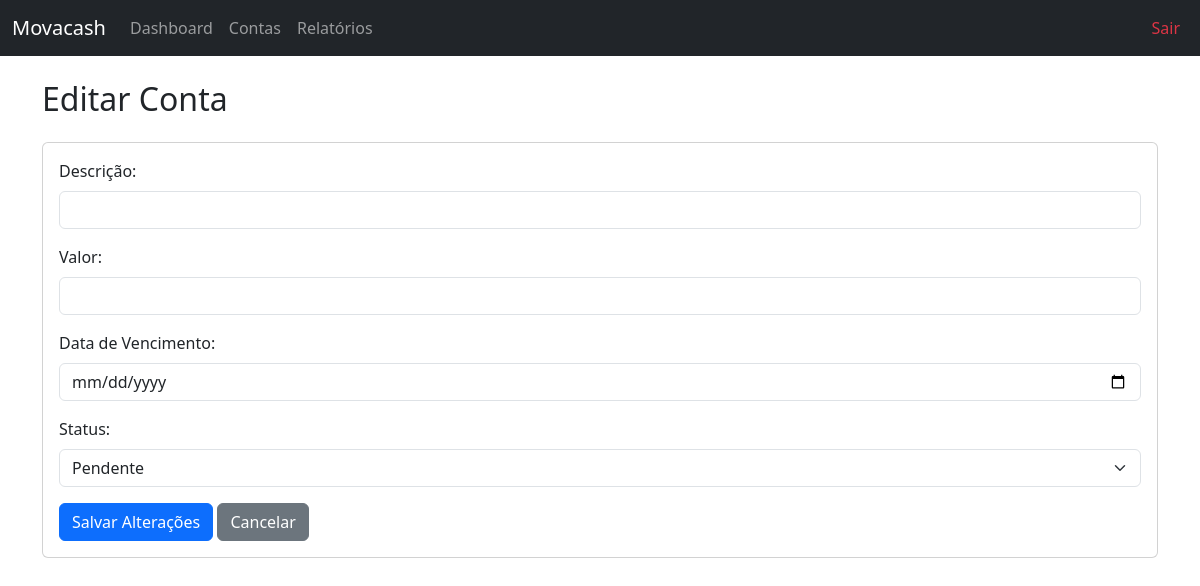
/editar-conta/2 (signed in), run on an earlier commit of the app's database.
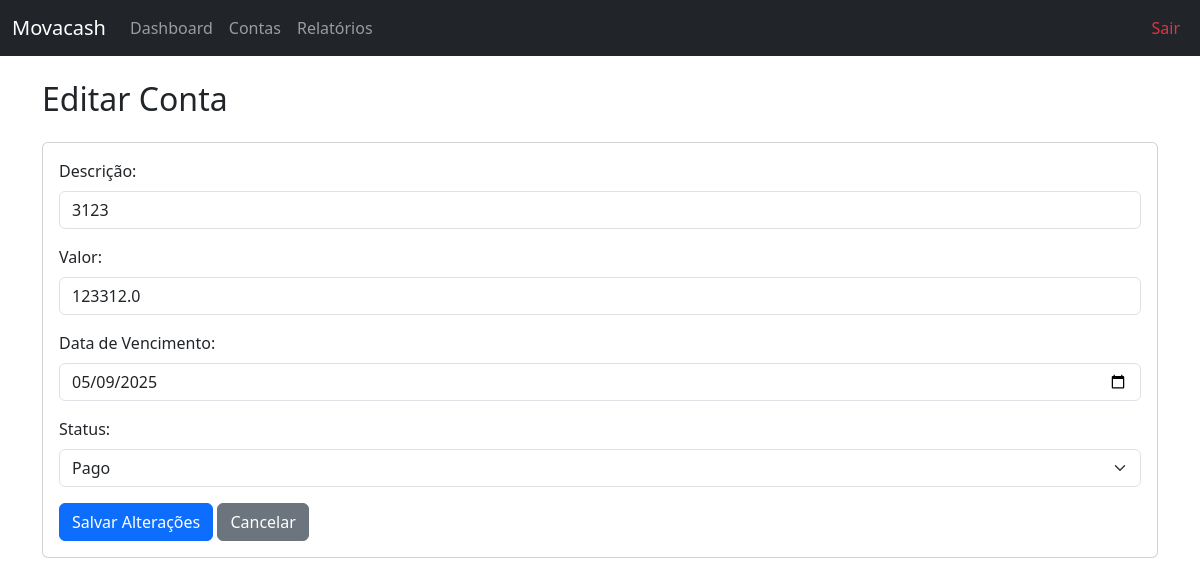
And on a later commit of the database.
### app/models.py (models this page shows)
class Conta(db.Model):
    id = db.Column(db.Integer, primary_key=True)
    descricao = db.Column(db.String(100), nullable=False)
    valor = db.Column(db.Float, nullable=False)
    vencimento = db.Column(db.Date, nullable=False)
    status = db.Column(db.String(20), nullable=False)  # pago ou pendente
    usuario_id = db.Column(db.Integer, db.ForeignKey('usuario.id'), nullable=False)

### app/routes.py (the view, shortened to what this page needs)
@bp.route('/editar-conta/<int:id>', methods=['GET', 'POST'])
@login_obrigatorio
def editar_conta(id):
    conta = Conta.query.get(id)
    return render_template('editar_conta.html', conta=conta)

### app/utils.py (called while the page is built)
def login_obrigatorio(f):
    @wraps(f)
    def decorated_function(*args, **kwargs):
        if 'usuario_id' not in session:
            return redirect(url_for('login'))
        return f(*args, **kwargs)
    return decorated_function

### app/templates/editar_conta.html (shortened to what this page needs)
{% extends "base.html" %}
{% block content %}
<h2 class="mb-4">Editar Conta</h2>
<div class="card">
    <div class="card-body">
        <form method="POST">
            <div class="mb-3">
                <label class="form-label">Descrição:</label>
                <input type="text" name="descricao" class="form-control" value="{{ conta.descricao }}" required>
            </div>
            <div class="mb-3">
                <label class="form-label">Valor:</label>
                <input type="number" name="valor" step="0.01" class="form-control" value="{{ conta.valor }}" required>
            </div>
            <div class="mb-3">
                <label class="form-label">Data de Vencimento:</label>
                <input type="date" name="vencimento" class="form-control" value="{{ conta.vencimento }}">
            </div>
            <div class="mb-3">
                <label class="form-label">Status:</label>
                <select name="status" class="form-select" required>
                    <option value="pendente" {% if conta.status == 'pendente' %}selected{% endif %}>Pendente</option>
                    <option value="pago" {% if conta.status == 'pago' %}selected{% endif %}>Pago</option>
                </select>
            </div>
            <button type="submit" class="btn btn-primary">Salvar Alterações</button>
            <a href="{{ url_for('main.contas') }}" class="btn btn-secondary">Cancelar</a>
        </form>
    </div>
</div>
{% endblock %}

What changed in the data, as far as the page shows it:
added Conta: descricao "3123", valor "123312.0", vencimento "05/09/2025", status "Pago"
Also different on the page:
form field status: "Pendente" → (not shown)
